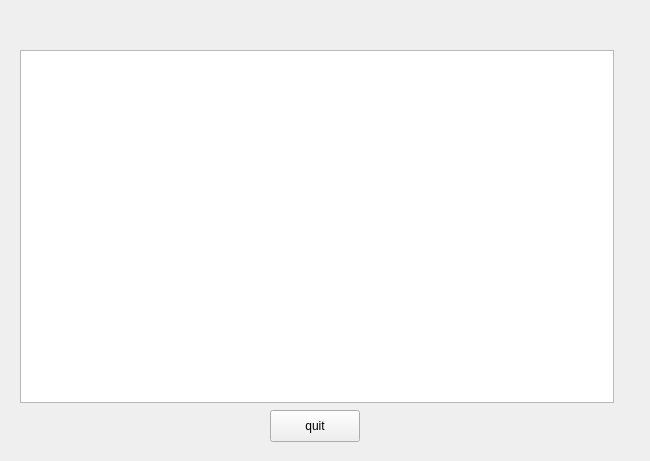
<?xml version="1.0" encoding="UTF-8"?>
<ui version="4.0">
 <class>orderBook</class>
 <widget class="QWidget" name="orderBook">
  <property name="geometry">
   <rect>
    <x>0</x>
    <y>0</y>
    <width>650</width>
    <height>461</height>
   </rect>
  </property>
  <property name="windowTitle">
   <string>Form</string>
  </property>
  <widget class="QLabel" name="label">
   <property name="geometry">
    <rect>
     <x>500</x>
     <y>10</y>
     <width>111</width>
     <height>20</height>
    </rect>
   </property>
   <property name="text">
    <string/>
   </property>
  </widget>
  <widget class="QTableView" name="tableView">
   <property name="geometry">
    <rect>
     <x>20</x>
     <y>50</y>
     <width>594</width>
     <height>353</height>
    </rect>
   </property>
   <attribute name="horizontalHeaderStretchLastSection">
    <bool>true</bool>
   </attribute>
  </widget>
  <widget class="QPushButton" name="pushButton">
   <property name="geometry">
    <rect>
     <x>270</x>
     <y>410</y>
     <width>90</width>
     <height>32</height>
    </rect>
   </property>
   <property name="text">
    <string>quit</string>
   </property>
  </widget>
 </widget>
 <resources/>
 <connections/>
</ui>
